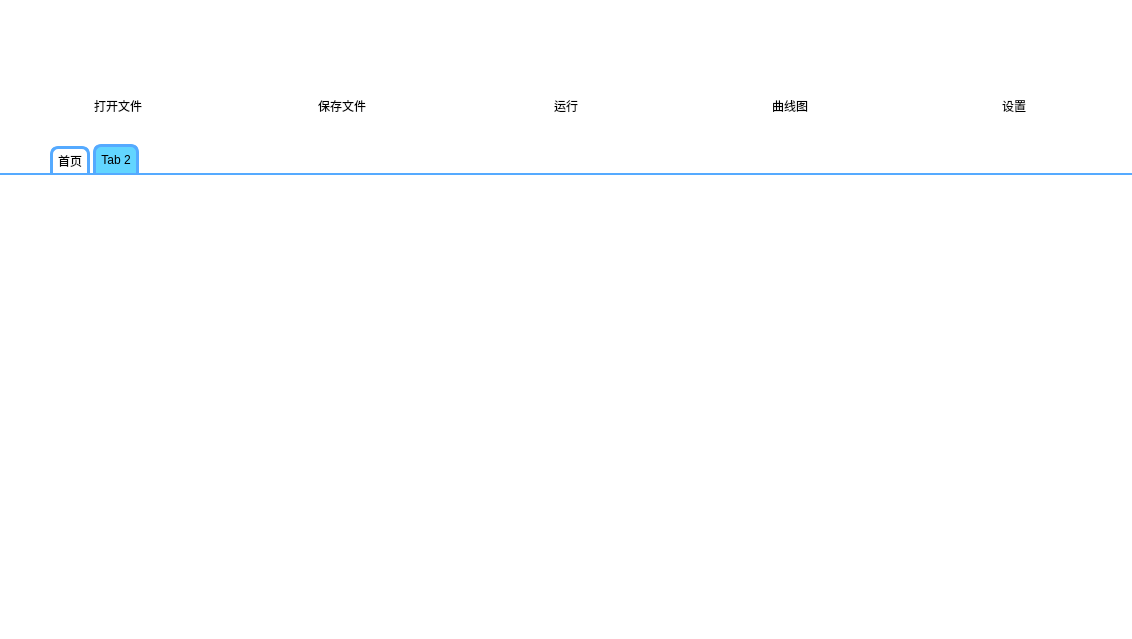
<?xml version="1.0" encoding="UTF-8"?>
<ui version="4.0">
 <class>contentUI</class>
 <widget class="QWidget" name="contentUI">
  <property name="geometry">
   <rect>
    <x>0</x>
    <y>0</y>
    <width>1132</width>
    <height>639</height>
   </rect>
  </property>
  <property name="windowTitle">
   <string>Form</string>
  </property>
  <property name="styleSheet">
   <string notr="true">#contentUI{
background-color: rgb(255, 255, 255);
}</string>
  </property>
  <layout class="QVBoxLayout" name="verticalLayout" stretch="1,4">
   <property name="spacing">
    <number>20</number>
   </property>
   <property name="leftMargin">
    <number>0</number>
   </property>
   <property name="topMargin">
    <number>0</number>
   </property>
   <property name="rightMargin">
    <number>0</number>
   </property>
   <property name="bottomMargin">
    <number>0</number>
   </property>
   <item>
    <widget class="QWidget" name="menuWidget" native="true">
     <property name="minimumSize">
      <size>
       <width>0</width>
       <height>80</height>
      </size>
     </property>
     <property name="styleSheet">
      <string notr="true">#menuWidget{
	padding-top:20px;
}
	
</string>
     </property>
     <layout class="QHBoxLayout" name="horizontalLayout" stretch="1,1,1,1,1">
      <item>
       <layout class="QVBoxLayout" name="verticalLayout_7" stretch="2,1">
        <item>
         <widget class="QToolButton" name="openButton">
          <property name="sizePolicy">
           <sizepolicy hsizetype="Preferred" vsizetype="Preferred">
            <horstretch>0</horstretch>
            <verstretch>0</verstretch>
           </sizepolicy>
          </property>
          <property name="minimumSize">
           <size>
            <width>0</width>
            <height>0</height>
           </size>
          </property>
          <property name="layoutDirection">
           <enum>Qt::LeftToRight</enum>
          </property>
          <property name="styleSheet">
           <string notr="true">#openButton{
	background-color: rgba(255, 255, 255,0);
	margin-left:2px;
	margin-right:2px;
	border-color: rgba(255, 255, 255,0);
	border-width:1px;
	border-style:solid;
    image:url(:images/open.png);
	margin-top:15px;
}	
#openButton:hover{
	margin-top:10px;
}
#openButton:pressed{
	margin-top:15px;
}</string>
          </property>
          <property name="text">
           <string/>
          </property>
          <property name="iconSize">
           <size>
            <width>50</width>
            <height>50</height>
           </size>
          </property>
         </widget>
        </item>
        <item>
         <widget class="QLabel" name="label">
          <property name="sizePolicy">
           <sizepolicy hsizetype="Preferred" vsizetype="Fixed">
            <horstretch>0</horstretch>
            <verstretch>0</verstretch>
           </sizepolicy>
          </property>
          <property name="layoutDirection">
           <enum>Qt::LeftToRight</enum>
          </property>
          <property name="styleSheet">
           <string notr="true">font: 75 11pt &quot;微软雅黑&quot;;</string>
          </property>
          <property name="text">
           <string>打开文件</string>
          </property>
          <property name="alignment">
           <set>Qt::AlignCenter</set>
          </property>
         </widget>
        </item>
       </layout>
      </item>
      <item>
       <layout class="QVBoxLayout" name="verticalLayout_2">
        <item>
         <widget class="QToolButton" name="saveButton">
          <property name="sizePolicy">
           <sizepolicy hsizetype="Preferred" vsizetype="Preferred">
            <horstretch>0</horstretch>
            <verstretch>0</verstretch>
           </sizepolicy>
          </property>
          <property name="minimumSize">
           <size>
            <width>0</width>
            <height>0</height>
           </size>
          </property>
          <property name="styleSheet">
           <string notr="true">#saveButton{
	background-color: rgba(255, 255, 255,0);
	margin-left:2px;
	margin-right:2px;
	border-color: rgba(255, 255, 255,0);
	border-width:1px;
	border-style:solid;
	image:url(:images/save.png);
	margin-top:15px;
}	
#saveButton:hover{
	margin-top:10px;
}
#saveButton:pressed{
	margin-top:15px;
}</string>
          </property>
          <property name="text">
           <string/>
          </property>
         </widget>
        </item>
        <item>
         <widget class="QLabel" name="label_2">
          <property name="sizePolicy">
           <sizepolicy hsizetype="Preferred" vsizetype="Fixed">
            <horstretch>0</horstretch>
            <verstretch>0</verstretch>
           </sizepolicy>
          </property>
          <property name="styleSheet">
           <string notr="true">font: 75 11pt &quot;微软雅黑&quot;;</string>
          </property>
          <property name="text">
           <string>保存文件</string>
          </property>
          <property name="alignment">
           <set>Qt::AlignCenter</set>
          </property>
         </widget>
        </item>
       </layout>
      </item>
      <item>
       <layout class="QVBoxLayout" name="verticalLayout_8">
        <item>
         <widget class="QToolButton" name="runButton">
          <property name="sizePolicy">
           <sizepolicy hsizetype="Preferred" vsizetype="Preferred">
            <horstretch>0</horstretch>
            <verstretch>0</verstretch>
           </sizepolicy>
          </property>
          <property name="minimumSize">
           <size>
            <width>0</width>
            <height>0</height>
           </size>
          </property>
          <property name="styleSheet">
           <string notr="true">#runButton{
	background-color: rgba(255, 255, 255,0);
	margin-left:2px;
	margin-right:2px;
	border-color: rgba(255, 255, 255,0);
	border-width:1px;
	border-style:solid;
	image:url(:images/run.png);
	margin-top:15px;
}	
#runButton:hover{
	margin-top:10px;
}
#runButton:pressed{
	margin-top:15px;
}</string>
          </property>
          <property name="text">
           <string/>
          </property>
         </widget>
        </item>
        <item>
         <widget class="QLabel" name="label_3">
          <property name="sizePolicy">
           <sizepolicy hsizetype="Preferred" vsizetype="Fixed">
            <horstretch>0</horstretch>
            <verstretch>0</verstretch>
           </sizepolicy>
          </property>
          <property name="styleSheet">
           <string notr="true">font: 75 11pt &quot;微软雅黑&quot;;</string>
          </property>
          <property name="text">
           <string>运行</string>
          </property>
          <property name="alignment">
           <set>Qt::AlignCenter</set>
          </property>
         </widget>
        </item>
       </layout>
      </item>
      <item>
       <widget class="QWidget" name="verticalWidget_5" native="true">
        <layout class="QVBoxLayout" name="verticalLayout_6">
         <property name="leftMargin">
          <number>0</number>
         </property>
         <property name="topMargin">
          <number>0</number>
         </property>
         <property name="rightMargin">
          <number>0</number>
         </property>
         <property name="bottomMargin">
          <number>0</number>
         </property>
         <item>
          <layout class="QVBoxLayout" name="verticalLayout_4">
           <item>
            <widget class="QToolButton" name="lookOverButton">
             <property name="sizePolicy">
              <sizepolicy hsizetype="Preferred" vsizetype="Preferred">
               <horstretch>0</horstretch>
               <verstretch>0</verstretch>
              </sizepolicy>
             </property>
             <property name="minimumSize">
              <size>
               <width>0</width>
               <height>0</height>
              </size>
             </property>
             <property name="styleSheet">
              <string notr="true">#lookOverButton{
	background-color: rgba(255, 255, 255,0);
	margin-left:2px;
	margin-right:2px;
	border-color: rgba(255, 255, 255,0);
	border-width:1px;
	border-style:solid;
	image:url(:images/ico_02.png);
	margin-top:15px;
}	
#lookOverButton:hover{
	margin-top:10px;
}
#lookOverButton:pressed{
	margin-top:15px;
}</string>
             </property>
             <property name="text">
              <string/>
             </property>
            </widget>
           </item>
           <item>
            <widget class="QLabel" name="label_4">
             <property name="sizePolicy">
              <sizepolicy hsizetype="Preferred" vsizetype="Fixed">
               <horstretch>0</horstretch>
               <verstretch>0</verstretch>
              </sizepolicy>
             </property>
             <property name="styleSheet">
              <string notr="true">font: 75 11pt &quot;微软雅黑&quot;;</string>
             </property>
             <property name="text">
              <string>曲线图</string>
             </property>
             <property name="alignment">
              <set>Qt::AlignCenter</set>
             </property>
            </widget>
           </item>
          </layout>
         </item>
        </layout>
       </widget>
      </item>
      <item>
       <layout class="QVBoxLayout" name="verticalLayout_3">
        <item>
         <widget class="QToolButton" name="setingButton">
          <property name="sizePolicy">
           <sizepolicy hsizetype="Preferred" vsizetype="Preferred">
            <horstretch>0</horstretch>
            <verstretch>0</verstretch>
           </sizepolicy>
          </property>
          <property name="minimumSize">
           <size>
            <width>0</width>
            <height>0</height>
           </size>
          </property>
          <property name="styleSheet">
           <string notr="true">#setingButton{
	background-color: rgba(255, 255, 255,0);
	margin-left:2px;
	margin-right:2px;
	border-color: rgba(255, 255, 255,0);
	border-width:1px;
	border-style:solid;
	image:url(:images/seting.png);
	margin-top:15px;
}	
#setingButton:hover{
	margin-top:10px;
}
#setingButton:pressed{
	margin-top:15px;
}</string>
          </property>
          <property name="text">
           <string/>
          </property>
         </widget>
        </item>
        <item>
         <widget class="QLabel" name="label_5">
          <property name="sizePolicy">
           <sizepolicy hsizetype="Preferred" vsizetype="Fixed">
            <horstretch>0</horstretch>
            <verstretch>0</verstretch>
           </sizepolicy>
          </property>
          <property name="layoutDirection">
           <enum>Qt::LeftToRight</enum>
          </property>
          <property name="styleSheet">
           <string notr="true">font: 75 11pt &quot;微软雅黑&quot;;</string>
          </property>
          <property name="text">
           <string>设置</string>
          </property>
          <property name="alignment">
           <set>Qt::AlignCenter</set>
          </property>
         </widget>
        </item>
       </layout>
      </item>
     </layout>
    </widget>
   </item>
   <item>
    <widget class="QTabWidget" name="tabWidget">
     <property name="styleSheet">
      <string notr="true">QTabWidget::pane { /* The tab widget frame */
      border-top: 2px solid #C2C7CB;
  }

  QTabWidget::tab-bar {
      left: 50px; /* move to the right by 5px */
  }

  /* Style the tab using the tab sub-control. Note that
      it reads QTabBar _not_ QTabWidget */
  QTabBar::tab {
      border: solid;
      border-left-width:3px;
      border-right-width:3px;
      border-top-width:3px;
	  border-color: rgb(85, 170, 255);
	  background-color: rgb(255, 255, 255);
      color: rgb(0, 0, 0);
      border-top-left-radius: 8px;
      border-top-right-radius: 8px;
      min-width: 35ex;
      padding: 5px;
      margin-right:3px;
	
	font: 75 9pt &quot;微软雅黑&quot;;

  }

  QTabBar::tab:selected, QTabBar::tab:hover {
	
	background-color: rgb(98, 213, 255);
  }

  QTabBar::tab:!selected {
      margin-top: 2px; /* make non-selected tabs look smaller */
  }

  /* make use of negative margins for overlapping tabs */
  QTabBar::tab:selected {

  }
  QTabWidget::pane { /* The tab widget frame */
       border-top: 2px solid rgb(85, 170, 255);
       position: absolute;
   }
   QTabBar::close-button {
    subcontrol-position: bottom ;
    icon-size:30px 30px;
    image:url(:/images/close1.png);
     margin-right: 4px;
   }
   QTabBar::close-button:hover{
     image:url(:/images/close_hover1.png);
    }
    QTabBar::close-button:pressed{
      margin-bottom: -3px;
      margin-right: 4px;
     }
   QTabBar::close-button:!selected {
     margin-top: 4px;
     margin-right: 4px;
   }
QStackedWidget#qt_tabwidget_stackedwidget {
    padding-right:5px;
    padding-left:5px;
    padding-bottom:5px;
 }
</string>
     </property>
     <property name="currentIndex">
      <number>1</number>
     </property>
     <widget class="QWidget" name="tab">
      <attribute name="title">
       <string>首页</string>
      </attribute>
     </widget>
     <widget class="QWidget" name="tab_2">
      <attribute name="title">
       <string>Tab 2</string>
      </attribute>
     </widget>
    </widget>
   </item>
  </layout>
 </widget>
 <resources/>
 <connections/>
</ui>
